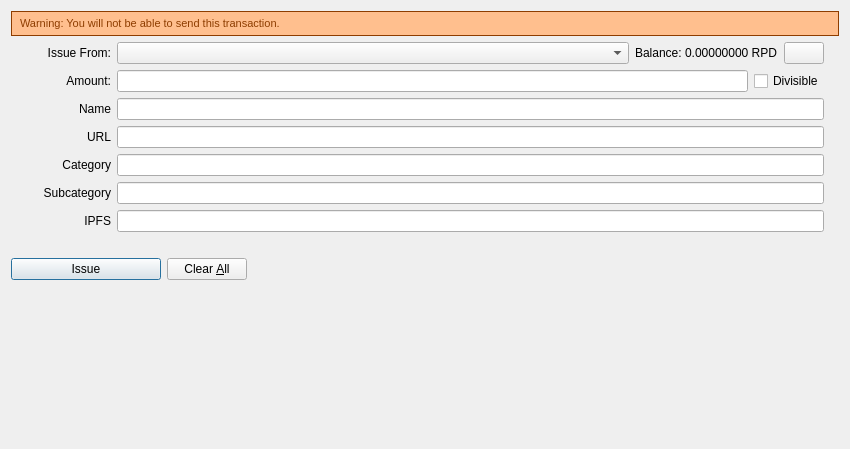
<?xml version="1.0" encoding="UTF-8"?>
<ui version="4.0">
 <class>CreateMPDialog</class>
 <widget class="QDialog" name="CreateMPDialog">
  <property name="geometry">
   <rect>
    <x>0</x>
    <y>0</y>
    <width>850</width>
    <height>449</height>
   </rect>
  </property>
  <property name="windowTitle">
   <string>Send Coins</string>
  </property>
  <property name="autoFillBackground">
   <bool>true</bool>
  </property>
  <layout class="QVBoxLayout" name="verticalLayout" stretch="0,0,0,0">
   <property name="bottomMargin">
    <number>8</number>
   </property>
   <item>
    <layout class="QVBoxLayout" name="verticalLayout_3">
     <item>
      <widget class="QLabel" name="feeWarningLabel">
       <property name="font">
        <font>
         <pointsize>8</pointsize>
        </font>
       </property>
       <property name="styleSheet">
        <string notr="true">QLabel { 
    border: 1px solid rgb(142,61,0);padding:5px 5px 5px 5px;background-repeat: no-repeat;background-position: 10px center;color: #133959;background-color: rgb(255,191,142); color:rgb(142,61,0);} </string>
       </property>
       <property name="text">
        <string>Warning: You will not be able to send this transaction.</string>
       </property>
       <property name="alignment">
        <set>Qt::AlignLeading|Qt::AlignLeft|Qt::AlignVCenter</set>
       </property>
      </widget>
     </item>
     <item>
      <layout class="QVBoxLayout" name="verticalLayout_2">
       <property name="leftMargin">
        <number>0</number>
       </property>
       <property name="topMargin">
        <number>0</number>
       </property>
       <property name="rightMargin">
        <number>0</number>
       </property>
       <property name="bottomMargin">
        <number>0</number>
       </property>
       <item>
        <layout class="QHBoxLayout" name="FromHLayout">
         <item>
          <widget class="QLabel" name="sendFromLabel">
           <property name="sizePolicy">
            <sizepolicy hsizetype="Fixed" vsizetype="Fixed">
             <horstretch>0</horstretch>
             <verstretch>0</verstretch>
            </sizepolicy>
           </property>
           <property name="minimumSize">
            <size>
             <width>100</width>
             <height>0</height>
            </size>
           </property>
           <property name="text">
            <string>Issue From:</string>
           </property>
           <property name="alignment">
            <set>Qt::AlignRight|Qt::AlignTrailing|Qt::AlignVCenter</set>
           </property>
           <property name="margin">
            <number>8</number>
           </property>
          </widget>
         </item>
         <item>
          <widget class="QComboBox" name="sendFromComboBox">
           <property name="sizePolicy">
            <sizepolicy hsizetype="Expanding" vsizetype="Fixed">
             <horstretch>0</horstretch>
             <verstretch>0</verstretch>
            </sizepolicy>
           </property>
          </widget>
         </item>
         <item>
          <widget class="QLabel" name="balanceLabel">
           <property name="text">
            <string>Balance: 0.00000000 RPD</string>
           </property>
           <property name="margin">
            <number>8</number>
           </property>
          </widget>
         </item>
         <item>
          <widget class="QPushButton" name="copyButton">
           <property name="text">
            <string/>
           </property>
          </widget>
         </item>
         <item>
          <spacer name="horizontalSpacer_2">
           <property name="orientation">
            <enum>Qt::Horizontal</enum>
           </property>
           <property name="sizeType">
            <enum>QSizePolicy::Fixed</enum>
           </property>
           <property name="sizeHint" stdset="0">
            <size>
             <width>15</width>
             <height>20</height>
            </size>
           </property>
          </spacer>
         </item>
        </layout>
       </item>
       <item>
        <layout class="QHBoxLayout" name="horizontalLayout_3">
         <property name="bottomMargin">
          <number>0</number>
         </property>
         <item>
          <widget class="QLabel" name="amountLabel">
           <property name="minimumSize">
            <size>
             <width>100</width>
             <height>0</height>
            </size>
           </property>
           <property name="text">
            <string>Amount:</string>
           </property>
           <property name="alignment">
            <set>Qt::AlignRight|Qt::AlignTrailing|Qt::AlignVCenter</set>
           </property>
           <property name="margin">
            <number>8</number>
           </property>
          </widget>
         </item>
         <item>
          <widget class="QLineEdit" name="amountLineEdit"/>
         </item>
         <item>
          <widget class="QCheckBox" name="divisibleCheckBox">
           <property name="text">
            <string>Divisible</string>
           </property>
          </widget>
         </item>
         <item>
          <spacer name="horizontalSpacer_5">
           <property name="orientation">
            <enum>Qt::Horizontal</enum>
           </property>
           <property name="sizeType">
            <enum>QSizePolicy::Fixed</enum>
           </property>
           <property name="sizeHint" stdset="0">
            <size>
             <width>15</width>
             <height>20</height>
            </size>
           </property>
          </spacer>
         </item>
        </layout>
       </item>
       <item>
        <layout class="QHBoxLayout" name="NameHLayout">
         <item>
          <widget class="QLabel" name="nameLabel">
           <property name="minimumSize">
            <size>
             <width>100</width>
             <height>0</height>
            </size>
           </property>
           <property name="layoutDirection">
            <enum>Qt::LeftToRight</enum>
           </property>
           <property name="text">
            <string>Name</string>
           </property>
           <property name="alignment">
            <set>Qt::AlignRight|Qt::AlignTrailing|Qt::AlignVCenter</set>
           </property>
           <property name="margin">
            <number>8</number>
           </property>
          </widget>
         </item>
         <item>
          <widget class="QLineEdit" name="nameLineEdit"/>
         </item>
         <item>
          <spacer name="horizontalSpacer_3">
           <property name="orientation">
            <enum>Qt::Horizontal</enum>
           </property>
           <property name="sizeType">
            <enum>QSizePolicy::Fixed</enum>
           </property>
           <property name="sizeHint" stdset="0">
            <size>
             <width>15</width>
             <height>20</height>
            </size>
           </property>
          </spacer>
         </item>
        </layout>
       </item>
       <item>
        <layout class="QHBoxLayout" name="URLHLayout">
         <item>
          <widget class="QLabel" name="urlLabel">
           <property name="minimumSize">
            <size>
             <width>100</width>
             <height>0</height>
            </size>
           </property>
           <property name="layoutDirection">
            <enum>Qt::LeftToRight</enum>
           </property>
           <property name="text">
            <string>URL</string>
           </property>
           <property name="alignment">
            <set>Qt::AlignRight|Qt::AlignTrailing|Qt::AlignVCenter</set>
           </property>
           <property name="margin">
            <number>8</number>
           </property>
          </widget>
         </item>
         <item>
          <widget class="QLineEdit" name="urlLineEdit"/>
         </item>
         <item>
          <spacer name="horizontalSpacer_3">
           <property name="orientation">
            <enum>Qt::Horizontal</enum>
           </property>
           <property name="sizeType">
            <enum>QSizePolicy::Fixed</enum>
           </property>
           <property name="sizeHint" stdset="0">
            <size>
             <width>15</width>
             <height>20</height>
            </size>
           </property>
          </spacer>
         </item>
        </layout>
       </item>
       <item>
        <layout class="QHBoxLayout" name="CategoryHLayout">
         <item>
          <widget class="QLabel" name="categoryLabel">
           <property name="minimumSize">
            <size>
             <width>100</width>
             <height>0</height>
            </size>
           </property>
           <property name="layoutDirection">
            <enum>Qt::LeftToRight</enum>
           </property>
           <property name="text">
            <string>Category</string>
           </property>
           <property name="alignment">
            <set>Qt::AlignRight|Qt::AlignTrailing|Qt::AlignVCenter</set>
           </property>
           <property name="margin">
            <number>8</number>
           </property>
          </widget>
         </item>
         <item>
          <widget class="QLineEdit" name="categoryLineEdit"/>
         </item>
         <item>
          <spacer name="horizontalSpacer_3">
           <property name="orientation">
            <enum>Qt::Horizontal</enum>
           </property>
           <property name="sizeType">
            <enum>QSizePolicy::Fixed</enum>
           </property>
           <property name="sizeHint" stdset="0">
            <size>
             <width>15</width>
             <height>20</height>
            </size>
           </property>
          </spacer>
         </item>
        </layout>
       </item>
       <item>
        <layout class="QHBoxLayout" name="SubcategoryHLayout">
         <item>
          <widget class="QLabel" name="subcategoryLabel">
           <property name="minimumSize">
            <size>
             <width>100</width>
             <height>0</height>
            </size>
           </property>
           <property name="layoutDirection">
            <enum>Qt::LeftToRight</enum>
           </property>
           <property name="text">
            <string>Subcategory</string>
           </property>
           <property name="alignment">
            <set>Qt::AlignRight|Qt::AlignTrailing|Qt::AlignVCenter</set>
           </property>
           <property name="margin">
            <number>8</number>
           </property>
          </widget>
         </item>
         <item>
          <widget class="QLineEdit" name="subcategoryLineEdit"/>
         </item>
         <item>
          <spacer name="horizontalSpacer_3">
           <property name="orientation">
            <enum>Qt::Horizontal</enum>
           </property>
           <property name="sizeType">
            <enum>QSizePolicy::Fixed</enum>
           </property>
           <property name="sizeHint" stdset="0">
            <size>
             <width>15</width>
             <height>20</height>
            </size>
           </property>
          </spacer>
         </item>
        </layout>
       </item>
       <item>
        <layout class="QHBoxLayout" name="IPFSHLayout">
         <item>
          <widget class="QLabel" name="ipfsLabel">
           <property name="minimumSize">
            <size>
             <width>100</width>
             <height>0</height>
            </size>
           </property>
           <property name="layoutDirection">
            <enum>Qt::LeftToRight</enum>
           </property>
           <property name="text">
            <string>IPFS</string>
           </property>
           <property name="alignment">
            <set>Qt::AlignRight|Qt::AlignTrailing|Qt::AlignVCenter</set>
           </property>
           <property name="margin">
            <number>8</number>
           </property>
          </widget>
         </item>
         <item>
          <widget class="QLineEdit" name="ipfsLineEdit"/>
         </item>
         <item>
          <spacer name="horizontalSpacer_3">
           <property name="orientation">
            <enum>Qt::Horizontal</enum>
           </property>
           <property name="sizeType">
            <enum>QSizePolicy::Fixed</enum>
           </property>
           <property name="sizeHint" stdset="0">
            <size>
             <width>15</width>
             <height>20</height>
            </size>
           </property>
          </spacer>
         </item>
        </layout>
       </item>
      </layout>
     </item>
    </layout>
   </item>
   <item>
    <spacer name="verticalSpacer_2">
     <property name="orientation">
      <enum>Qt::Vertical</enum>
     </property>
     <property name="sizeType">
      <enum>QSizePolicy::Fixed</enum>
     </property>
     <property name="sizeHint" stdset="0">
      <size>
       <width>20</width>
       <height>20</height>
      </size>
     </property>
    </spacer>
   </item>
   <item>
    <layout class="QHBoxLayout" name="horizontalLayout">
     <item>
      <widget class="QPushButton" name="sendButton">
       <property name="minimumSize">
        <size>
         <width>150</width>
         <height>0</height>
        </size>
       </property>
       <property name="toolTip">
        <string>Confirm the send action</string>
       </property>
       <property name="text">
        <string>Issue</string>
       </property>
       <property name="icon">
        <iconset>
         <normaloff>:/icons/send</normaloff>:/icons/send</iconset>
       </property>
       <property name="default">
        <bool>true</bool>
       </property>
      </widget>
     </item>
     <item>
      <widget class="QPushButton" name="clearButton">
       <property name="sizePolicy">
        <sizepolicy hsizetype="Minimum" vsizetype="Fixed">
         <horstretch>0</horstretch>
         <verstretch>0</verstretch>
        </sizepolicy>
       </property>
       <property name="toolTip">
        <string>Clear all fields of the form.</string>
       </property>
       <property name="text">
        <string>Clear &amp;All</string>
       </property>
       <property name="icon">
        <iconset>
         <normaloff>:/icons/remove</normaloff>:/icons/remove</iconset>
       </property>
       <property name="autoRepeatDelay">
        <number>300</number>
       </property>
       <property name="autoDefault">
        <bool>false</bool>
       </property>
      </widget>
     </item>
     <item>
      <spacer name="horizontalSpacer">
       <property name="orientation">
        <enum>Qt::Horizontal</enum>
       </property>
       <property name="sizeHint" stdset="0">
        <size>
         <width>40</width>
         <height>20</height>
        </size>
       </property>
      </spacer>
     </item>
    </layout>
   </item>
   <item>
    <spacer name="verticalSpacer">
     <property name="orientation">
      <enum>Qt::Vertical</enum>
     </property>
     <property name="sizeType">
      <enum>QSizePolicy::Expanding</enum>
     </property>
     <property name="sizeHint" stdset="0">
      <size>
       <width>20</width>
       <height>40</height>
      </size>
     </property>
    </spacer>
   </item>
  </layout>
 </widget>
 <resources>
  <include location="../bitcoin.qrc"/>
 </resources>
 <connections/>
</ui>
